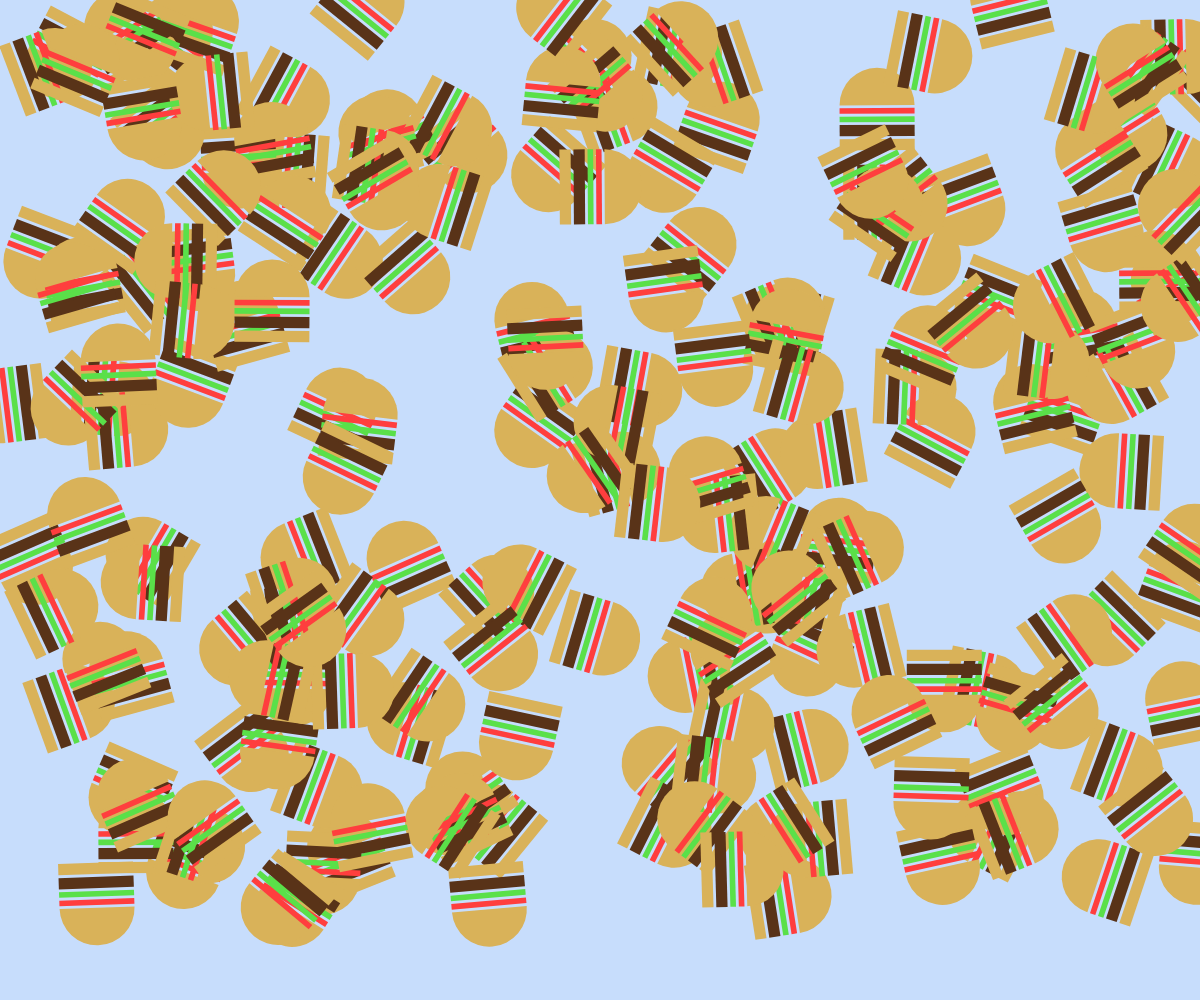
Frame 1 (no input)
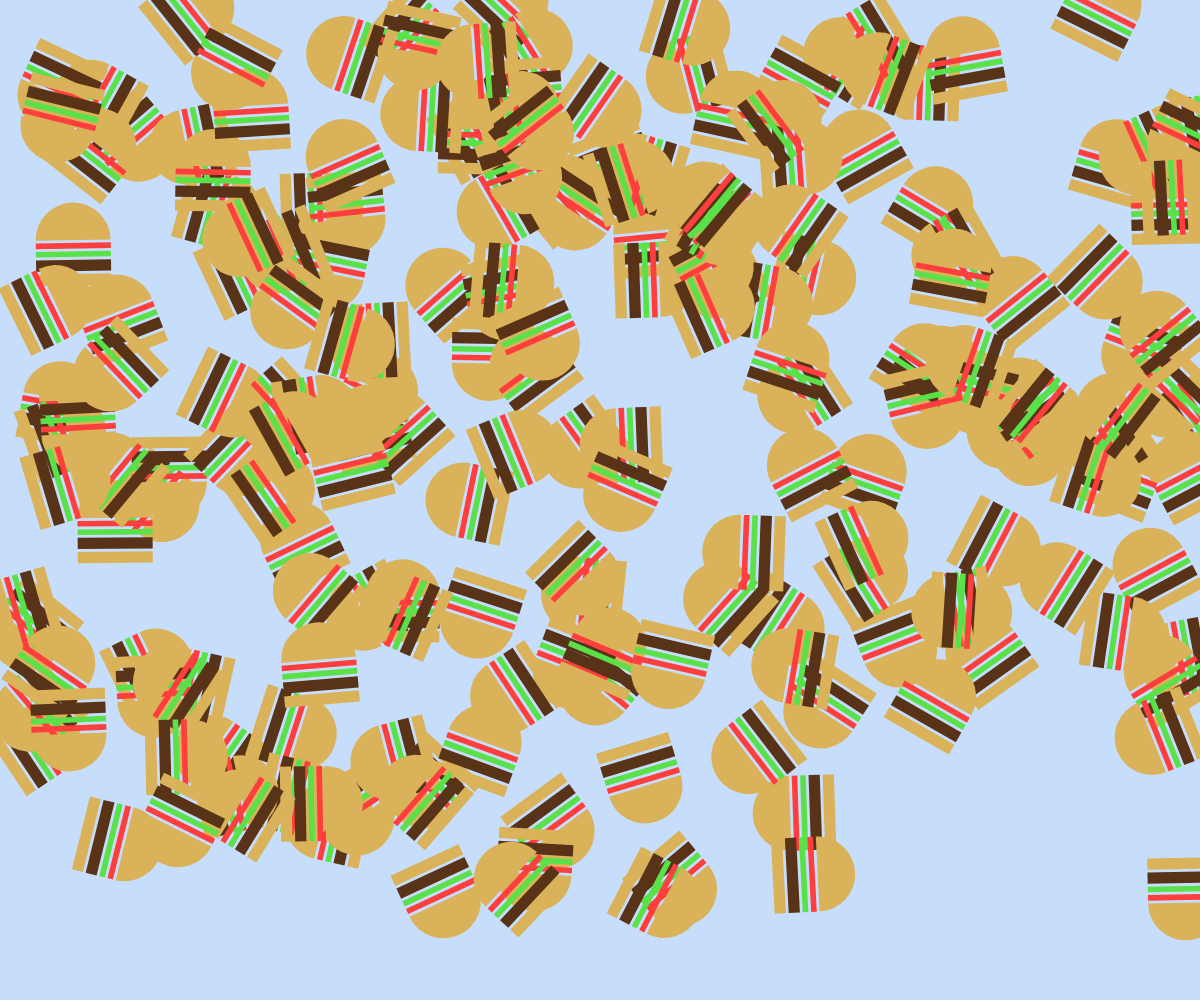
Frame 2 (the mouse pressed at the canvas centre, redrawn once)

The p5.js sketch that drew these frames (run headless with seeded random() and noise() and a simulated clock; the mouse was pressed at the canvas centre and the sketch redrawn once):

// p5.js sketch
// ── sketch.js
let amt = 200;
let xsize = 75;

function setup() {
  createCanvas(windowWidth, windowHeight);
  noLoop()
  angleMode(DEGREES)
}

function draw() {
  background("#C7DDFC");

  for (i = 0; i < amt; i++) {
    hamburger(random(20, windowWidth), random(20, windowHeight-100), xsize, xsize * .15);
  }
}

function hamburger(x, y, width, height) {

  push()
  translate(x, y)
  rotate(random(-180, 180))


  strokeWeight(0)
  rectMode(CENTER);
  //patty
  fill("#593318")
  rect(0, 0, width, height)

  //lettuce
  fill("#5AE049")
  rect(0, -height, width, height - height / 2)

  //tomato
  fill("#FF3E3E")
  rect(0, -height * 1.75, width, height - height / 2)

  //bun top
  fill("#D9B259")
  arc(0, -height * 2.25, width, width, 180, 0, CHORD)

  //bun bottom
  fill("#D9B259")
  rect(0, +height * 1.25, width, height)

  pop()
}
